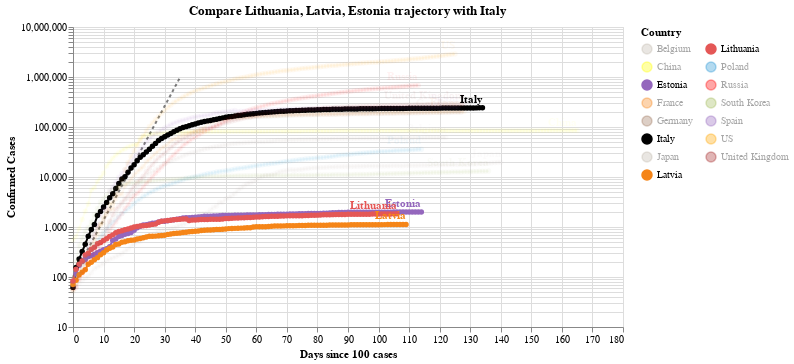

Here is the notebook cell this chart was saved with:
### Code cell
#hide_input
chart3 = make_since_chart(dff2, ['Lithuania', 'Latvia', 'Estonia'], baseline_countries)
chart3

### Figure 1 — Vega-Lite specification as saved in the notebook (floating-point values rounded to 4 significant figures; data arrays with more than 128 entries replaced by an {"elided": "..."} marker saying what was removed)
{"config": {"view": {"continuousWidth": 400, "continuousHeight": 300}}, "layer": [{"data": {"name": "data-628230001892d6798b50651be41d1b3e"}, "mark": {"type": "line", "color": "black", "opacity": 0.5, "strokeDash": [3, 3]}, "encoding": {"x": {"type": "quantitative", "field": "Days since 100 cases"}, "y": {"type": "quantitative", "field": "Confirmed Cases"}}}, {"data": {"name": "data-46b5bc68ca6dfc8c4cf5e3da360d8b9b"}, "mark": {"type": "line", "point": true}, "encoding": {"color": {"type": "nominal", "field": "Country", "legend": {"columns": 2}, "scale": {"domain": ["Belgium", "China", "Estonia", "France", "Germany", "Italy", "Japan", "Latvia", "Lithuania", "Poland", "Russia", "South Korea", "Spain", "US", "United Kingdom"], "range": ["#C1B7AD", "yellow", "#9467bd", "#F58518", "#9D755D", "black", "#C1B7AD", "#F58518", "#E45756", "#2495D3", "red", "#A1BA59", "#9467bd", "orange", "brown"]}}, "opacity": {"condition": {"value": 1, "selection": "selector008"}, "value": 0.05}, "tooltip": [{"type": "nominal", "field": "Country"}, {"type": "temporal", "field": "Date"}, {"type": "quantitative", "field": "Confirmed Cases"}, {"type": "quantitative", "field": "Days since 100 cases"}], "x": {"type": "quantitative", "field": "Days since 100 cases"}, "y": {"type": "quantitative", "field": "Confirmed Cases", "scale": {"type": "log"}}}, "selection": {"selector008": {"type": "multi", "fields": ["Country"], "bind": "legend", "init": [{"Country": "Lithuania"}, {"Country": "Latvia"}, {"Country": "Estonia"}, {"Country": "Italy"}]}}, "width": 550}, {"data": {"name": "data-46b5bc68ca6dfc8c4cf5e3da360d8b9b"}, "mark": {"type": "text", "align": "right", "dy": -8, "fontWeight": "bold"}, "encoding": {"color": {"type": "nominal", "field": "Country", "legend": {"columns": 2}, "scale": {"domain": ["Belgium", "China", "Estonia", "France", "Germany", "Italy", "Japan", "Latvia", "Lithuania", "Poland", "Russia", "South Korea", "Spain", "US", "United Kingdom"], "range": ["#C1B7AD", "yellow", "#9467bd", "#F58518", "#9D755D", "black", "#C1B7AD", "#F58518", "#E45756", "#2495D3", "red", "#A1BA59", "#9467bd", "orange", "brown"]}}, "opacity": {"condition": {"value": 1, "selection": "selector008"}, "value": 0.05}, "text": {"type": "nominal", "field": "Country"}, "tooltip": [{"type": "nominal", "field": "Country"}, {"type": "temporal", "field": "Date"}, {"type": "quantitative", "field": "Confirmed Cases"}, {"type": "quantitative", "field": "Days since 100 cases"}], "x": {"type": "quantitative", "field": "Days since 100 cases"}, "y": {"type": "quantitative", "field": "Confirmed Cases", "scale": {"type": "log"}}}, "transform": [{"filter": "(datum['Date'] >= 1593907200000)"}], "width": 550}], "title": "Compare Lithuania, Latvia, Estonia trajectory with Italy", "$schema": "https://vega.github.io/schema/vega-lite/v4.0.2.json", "datasets": {"data-628230001892d6798b50651be41d1b3e": [{"Days since 100 cases": 0, "Confirmed Cases": 100.0}, {"Days since 100 cases": 1, "Confirmed Cases": 130.0}, {"Days since 100 cases": 2, "Confirmed Cases": 169.0}, {"Days since 100 cases": 3, "Confirmed Cases": 219.7}, {"Days since 100 cases": 4, "Confirmed Cases": 285.6}, {"Days since 100 cases": 5, "Confirmed Cases": 371.3}, {"Days since 100 cases": 6, "Confirmed Cases": 482.7}, {"Days since 100 cases": 7, "Confirmed Cases": 627.5}, {"Days since 100 cases": 8, "Confirmed Cases": 815.7}, {"Days since 100 cases": 9, "Confirmed Cases": 1060.0}, {"Days since 100 cases": 10, "Confirmed Cases": 1379.0}, {"Days since 100 cases": 11, "Confirmed Cases": 1792.0}, {"Days since 100 cases": 12, "Confirmed Cases": 2330.0}, {"Days since 100 cases": 13, "Confirmed Cases": 3029.0}, {"Days since 100 cases": 14, "Confirmed Cases": 3937.0}, {"Days since 100 cases": 15, "Confirmed Cases": 5119.0}, {"Days since 100 cases": 16, "Confirmed Cases": 6654.0}, {"Days since 100 cases": 17, "Confirmed Cases": 8650.0}, {"Days since 100 cases": 18, "Confirmed Cases": 11250.0}, {"Days since 100 cases": 19, "Confirmed Cases": 14620.0}, {"Days since 100 cases": 20, "Confirmed Cases": 19000.0}, {"Days since 100 cases": 21, "Confirmed Cases": 24710.0}, {"Days since 100 cases": 22, "Confirmed Cases": 32120.0}, {"Days since 100 cases": 23, "Confirmed Cases": 41750.0}, {"Days since 100 cases": 24, "Confirmed Cases": 54280.0}, {"Days since 100 cases": 25, "Confirmed Cases": 70560.0}, {"Days since 100 cases": 26, "Confirmed Cases": 91730.0}, {"Days since 100 cases": 27, "Confirmed Cases": 119300.0}, {"Days since 100 cases": 28, "Confirmed Cases": 155000.0}, {"Days since 100 cases": 29, "Confirmed Cases": 201500.0}, {"Days since 100 cases": 30, "Confirmed Cases": 262000.0}, {"Days since 100 cases": 31, "Confirmed Cases": 340600.0}, {"Days since 100 cases": 32, "Confirmed Cases": 442800.0}, {"Days since 100 cases": 33, "Confirmed Cases": 575600.0}, {"Days since 100 cases": 34, "Confirmed Cases": 748300.0}, {"Days since 100 cases": 35, "Confirmed Cases": 972800.0}], "data-46b5bc68ca6dfc8c4cf5e3da360d8b9b": {"elided": "1902 records"}}}
